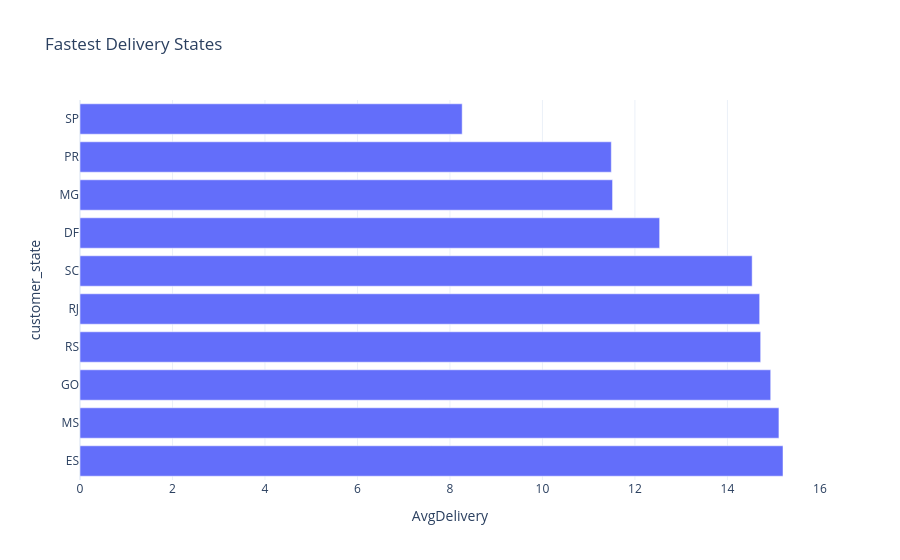

The notebook cell saved with this chart:
### Code cell
# fastest states 
fig = px.bar(
    state_delivery.tail(10),
    x="AvgDelivery",
    y="customer_state",
    orientation="h",
    title="Fastest Delivery States",
    template="plotly_white"
)
fig.show()

### Figure 1 — Plotly figure (JSON) as saved in the notebook; plotly's stock layout.template omitted (floating-point values rounded to 4 significant figures)
{"data": [{"hovertemplate": "AvgDelivery=%{x}<br>customer_state=%{y}<extra></extra>", "legendgroup": "", "marker": {"color": "#636efa", "pattern": {"shape": ""}}, "name": "", "orientation": "h", "showlegend": false, "textposition": "auto", "type": "bar", "x": [15.2, 15.11, 14.94, 14.72, 14.7, 14.54, 12.53, 11.52, 11.49, 8.264], "xaxis": "x", "y": ["ES", "MS", "GO", "RS", "RJ", "SC", "DF", "MG", "PR", "SP"], "yaxis": "y"}], "layout": {"barmode": "relative", "legend": {"tracegroupgap": 0}, "title": {"text": "Fastest Delivery States"}, "xaxis": {"anchor": "y", "domain": [0, 1], "title": {"text": "AvgDelivery"}}, "yaxis": {"anchor": "x", "domain": [0, 1], "title": {"text": "customer_state"}}}}
